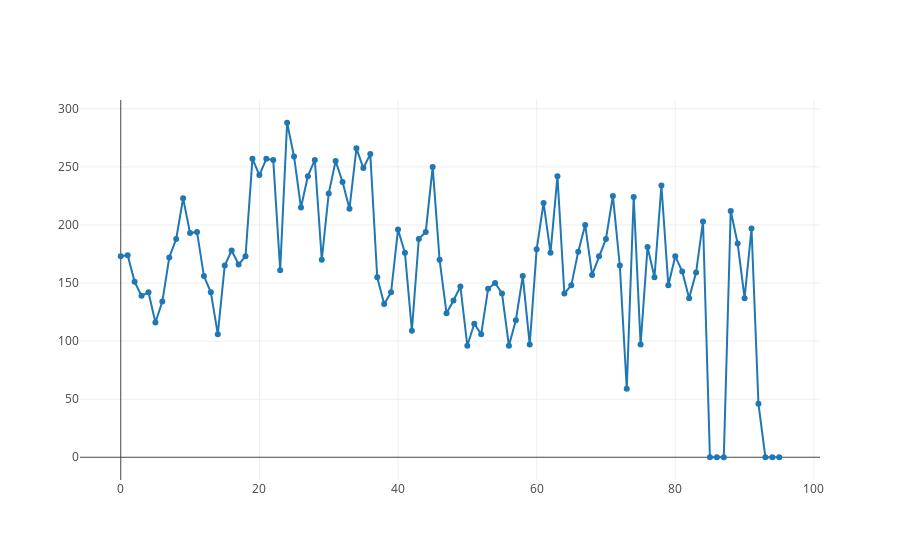

This figure's notebook cell:
### Code cell
console.log(time_series.sort())
openDigger.render.plotly([
        {y: time_series.map(d => d[2]) ,mode: 'lines+markers', name: 'activity'}
    ], );

### Figure 1 — Plotly figure (JSON) as saved in the notebook; plotly's stock layout.template omitted (floating-point values rounded to 4 significant figures)
{"data": [{"mode": "lines+markers", "name": "activity", "y": ["173", "174", "151", "139", "142", "116", "134", "172", "188", "223", "193", "194", "156", "142", "106", "165", "178", "166", "173", "257", "243", "257", "256", "161", "288", "259", "215", "242", "256", "170", "227", "255", "237", "214", "266", "249", "261", "155", "132", "142", "196", "176", "109", "188", "194", "250", "170", "124", "135", "147", "96", "115", "106", "145", "150", "141", "96", "118", "156", "97", "179", "219", "176", "242", "141", "148", "177", "200", "157", "173", "188", "225", "165", "59", "224", "97", "181", "155", "234", "148", "173", "160", "137", "159", "203", "0", "0", "0", "212", "184", "137", "197", "46", "0", "0", "0"]}], "layout": {}}
